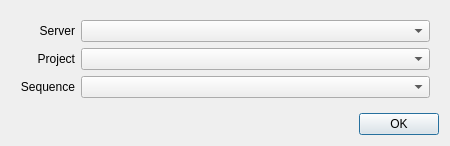
<?xml version="1.0" encoding="UTF-8"?>
<ui version="4.0">
 <class>Dialog</class>
 <widget class="QDialog" name="Dialog">
  <property name="windowModality">
   <enum>Qt::ApplicationModal</enum>
  </property>
  <property name="geometry">
   <rect>
    <x>0</x>
    <y>0</y>
    <width>450</width>
    <height>134</height>
   </rect>
  </property>
  <property name="sizePolicy">
   <sizepolicy hsizetype="Preferred" vsizetype="Preferred">
    <horstretch>1</horstretch>
    <verstretch>1</verstretch>
   </sizepolicy>
  </property>
  <property name="windowTitle">
   <string>oySetProject</string>
  </property>
  <property name="modal">
   <bool>true</bool>
  </property>
  <layout class="QVBoxLayout" name="verticalLayout">
   <item>
    <widget class="QWidget" name="gridLayoutWidget" native="true">
     <layout class="QGridLayout" name="gridLayout" columnstretch="0,1">
      <item row="0" column="0">
       <widget class="QLabel" name="server_label">
        <property name="text">
         <string>Server</string>
        </property>
        <property name="alignment">
         <set>Qt::AlignRight|Qt::AlignTrailing|Qt::AlignVCenter</set>
        </property>
       </widget>
      </item>
      <item row="0" column="1">
       <widget class="QComboBox" name="server_comboBox"/>
      </item>
      <item row="1" column="0">
       <widget class="QLabel" name="project_label">
        <property name="text">
         <string>Project</string>
        </property>
        <property name="alignment">
         <set>Qt::AlignRight|Qt::AlignTrailing|Qt::AlignVCenter</set>
        </property>
       </widget>
      </item>
      <item row="1" column="1">
       <widget class="QComboBox" name="project_comboBox"/>
      </item>
      <item row="2" column="0">
       <widget class="QLabel" name="sequence_label">
        <property name="text">
         <string>Sequence</string>
        </property>
        <property name="alignment">
         <set>Qt::AlignRight|Qt::AlignTrailing|Qt::AlignVCenter</set>
        </property>
       </widget>
      </item>
      <item row="2" column="1">
       <widget class="QComboBox" name="sequence_comboBox"/>
      </item>
     </layout>
    </widget>
   </item>
   <item>
    <widget class="QDialogButtonBox" name="buttonBox">
     <property name="orientation">
      <enum>Qt::Horizontal</enum>
     </property>
     <property name="standardButtons">
      <set>QDialogButtonBox::Ok</set>
     </property>
     <property name="centerButtons">
      <bool>false</bool>
     </property>
    </widget>
   </item>
  </layout>
 </widget>
 <resources/>
 <connections>
  <connection>
   <sender>buttonBox</sender>
   <signal>accepted()</signal>
   <receiver>Dialog</receiver>
   <slot>accept()</slot>
   <hints>
    <hint type="sourcelabel">
     <x>248</x>
     <y>254</y>
    </hint>
    <hint type="destinationlabel">
     <x>157</x>
     <y>274</y>
    </hint>
   </hints>
  </connection>
 </connections>
</ui>
